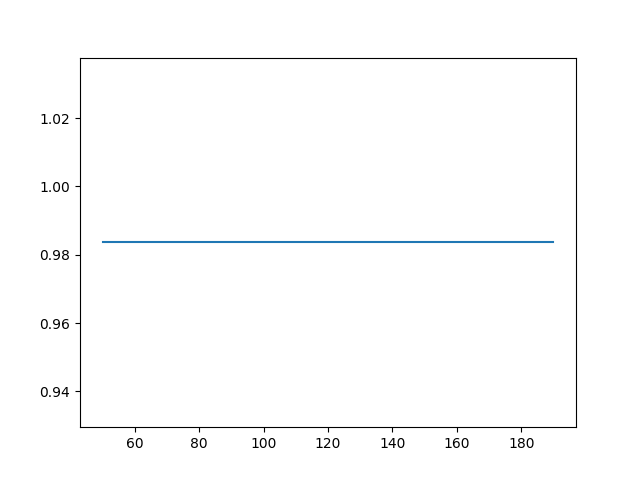

Generate this figure with Python:
from sklearn.neural_network import MLPClassifier
from sklearn import svm
import os
import os.path
import h5py
from sklearn.model_selection import train_test_split
import matplotlib.pyplot as plt
import numpy as np
import json
from sklearn.externals import joblib

def load_h5py(filename):
	with h5py.File(filename, 'r') as hf:
		X = hf['X'][:]
		Y = hf['Y'][:]
	return X, Y
X, Y = load_h5py('dataset_partA.h5')
X = X.reshape(X.shape[0], 784)

# def split(X_data, Y_data, ratio):
# 	X_train = []
# 	Y_train = []	
# 	X_test = []
# 	Y_test = []
# 	# indexes = random.sample(range(0,len(Y_data)),int(len(Y_data)*ratio))
# 	for i in range(0,len(Y_data)):
# 		if i in range(0,int(len(Y_data)*ratio)):
# 			X_train.append(X_data[i])
# 			Y_train.append(Y_data[i])
# 		else:
# 			X_test.append(X_data[i])
# 			Y_test.append(Y_data[i])
# 	return X_train, X_test, Y_train, Y_test
# trainX, testX, trainY, testY= split(X,Y,0.3)

trainX, testX, trainY, testY = train_test_split(X, Y, test_size= 0.3)

print trainY.shape
print trainX.shape
epochs = []
n_epoch = 50
accuracy = []
while n_epoch<200:
	clf = MLPClassifier(solver='adam', alpha=1e-5,hidden_layer_sizes=(10, 5), random_state=1, activation = 'relu')
	clf.fit(trainX, trainY)
	check = clf.predict(testX)  
	print check
	count = 0
	for i in range(len(testX)):
		if(check[i] == testY[i]):
			count = count + 1
			#print count 
	acc = (count/float(len(testX)))
	print testY
	print acc


	accuracy.append(acc)
	epochs.append(n_epoch)
	n_epoch = n_epoch+20
	
	joblib.dump(clf, '/home/anubhav/Desktop/HW-3-NN/q3'+str(n_epoch)+'.pkl')	


plt.plot(epochs,accuracy)
plt.show()


# joblib.dump(clf, '/home/anubhav/Desktop/HW-3-NN/q3Model2.pkl')	
